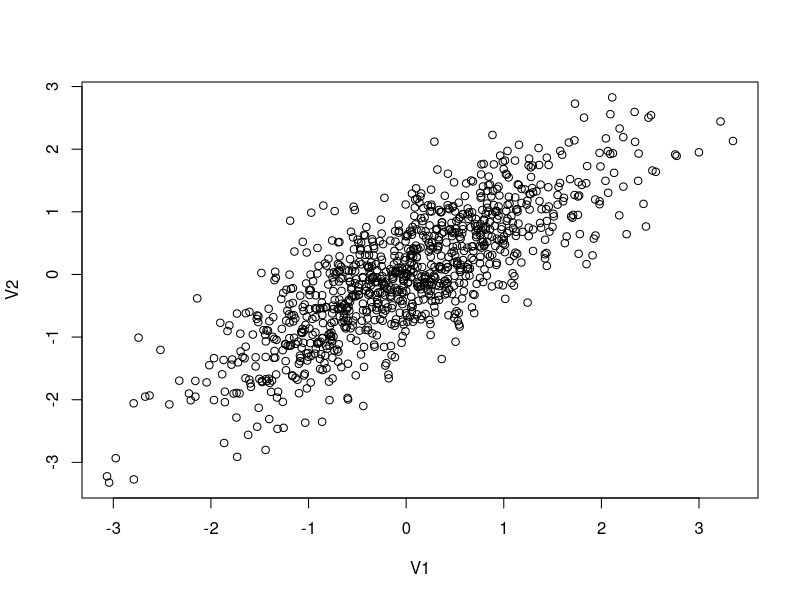
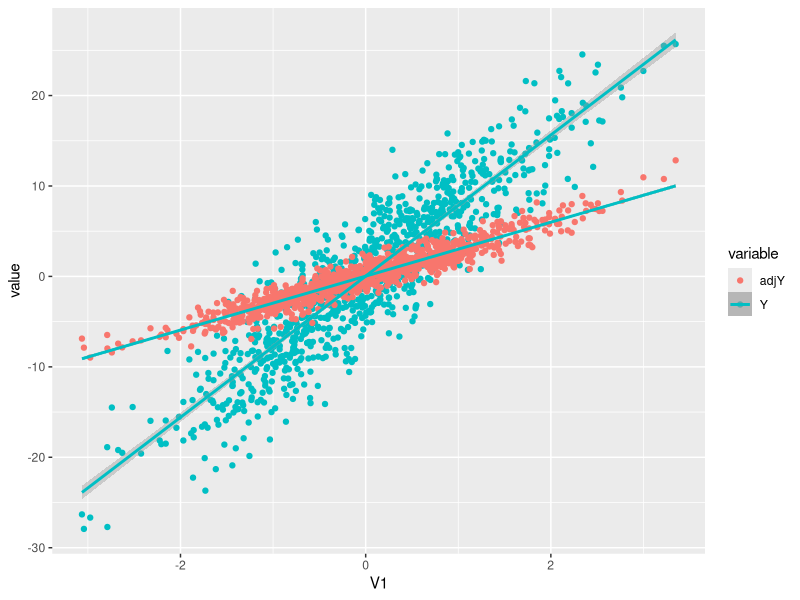
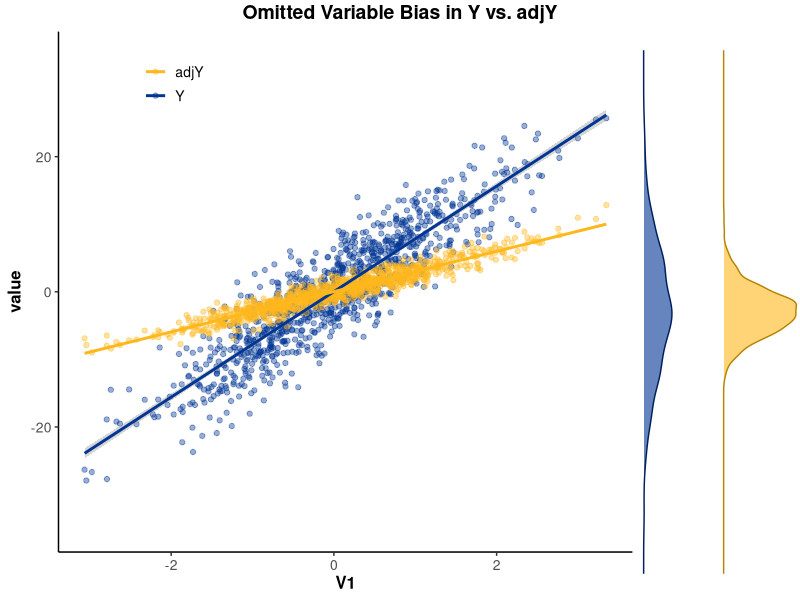

Here is the R script that generated these plots, in order:
## ---- chunk 1
knitr::opts_chunk$set(echo = TRUE)
## ---- chunk 2
#This is a comment, alone in a chunk. 

## ---- chunk 3
library(MASS)
library(ggplot2)

out <- as.data.frame(mvrnorm(1000, mu = c(0,0), 
                     Sigma = matrix(c(1,0.8,0.8,1), ncol = 2), 
                     empirical = TRUE))
cor(out)
plot(out)

## ---- chunk 4
out$error<-rnorm(1000, mean=0, sd=1)

#The data generating process
B1<-3
B2<-6

out$Y<-out$V1*B1+out$V2*B2+out$error
## ---- chunk 5
ps1_reg1 <- lm(data=out, Y ~ V1+V2)
summary(ps1_reg1)

beta1 <- coef(ps1_reg1)[2]
beta2 <- coef(ps1_reg1)[3]

## ---- chunk 6
ps1_reg2 <- lm(data=out, Y ~ V1)
summary(ps1_reg2)

beta1_OVB <- coef(ps1_reg1)[2]
beta1_OVB

## ---- chunk 7

out$adjY <- out$Y - beta2*out$V2

ps1_reg2 <- lm(data=out, adjY ~ V1)
summary(ps1_reg2)

## ---- chunk 8
plotted<-ggplot(out, aes(V1, y = value, color = variable)) + 
    geom_point(aes(y = Y, col = "Y")) + 
    geom_point(aes(y = adjY, col = "adjY"))+
    geom_smooth(method='lm', aes(y = Y, col = "Y"))+
    geom_smooth(method='lm', aes(y = adjY, col = "Y"))

plotted

## ---- chunk 9
library(ggpubr)

p1 <- ggplot(out, aes(V1, y = value)) + 
    geom_point(aes(y = Y, col = "Y"), alpha=0.4) + 
    geom_point(aes(y = adjY, col = "adjY"), alpha=0.4)+ 
    geom_smooth(method='lm', aes(y = Y, col = "Y"))+
    geom_smooth(method='lm', aes(y = adjY, col = "adjY")) +
	scale_color_manual(values=c("#FFB81C", "#003594")) +
	scale_y_continuous(limits=c(-35, 35)) +
	theme_classic() +
	theme(
		legend.position = c(0.2, 0.90),
		legend.key = element_rect(fill = "white", color = "white"),
		legend.text = element_text(size = 10),
		legend.title = element_blank(),
		axis.title = element_text(size = 12, face = "bold"),
		axis.text = element_text(size = 10)
		) +
	guides(color=guide_legend(override.aes=list(fill=NA)))
p2 <- ggplot(out, aes(x=Y)) + 
	geom_density(color="#00205B", fill="#003594", alpha=0.6) + 
	theme(axis.text.x = element_blank(),  axis.text.y = element_blank()) + 
	scale_x_continuous(limits=c(-35, 35)) + 
	scale_y_continuous(limits=c(0, 0.125)) +
	coord_flip() +
	theme_void()
p3 <- ggplot(out, aes(x=adjY)) + 
	geom_density(color="#B58500", fill="#FFB81C", alpha=0.6) + 
	theme(axis.text.x = element_blank(),  axis.text.y = element_blank()) + 
	scale_x_continuous(limits=c(-35, 35)) + 
	coord_flip() +
	theme_void()
improved <- ggarrange(p1, p2, p3, widths=c(4, 0.5, 0.5), ncol=3)
annotate_figure(improved, top = text_grob("Omitted Variable Bias in Y vs. adjY", face = "bold", size = "14"))


